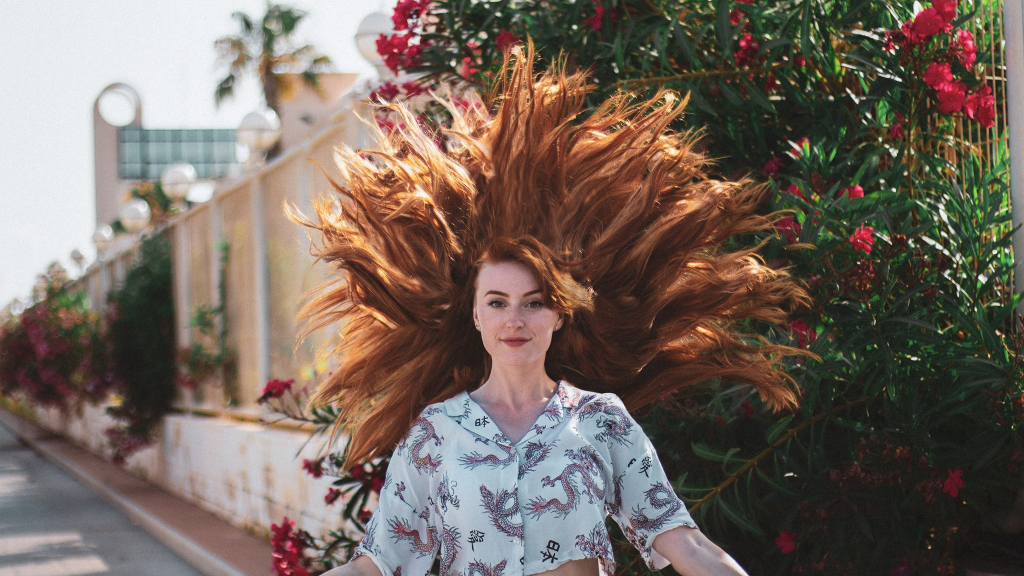
#> input picture TestingEnvironment/TestScripts/QR_testing/basic_examples/no_QR.jpg, 2048 x 1152 px (shown at 1/2 size); its folder holds only this picture in this run; the run also reads 1 picture not shown here
$ python -i image_detection_hamming_distance.py   (imports and definitions only)   (older library calls are emulated)
#> lines starting #> are read from the running program, lines starting #| are printed output that depends on the picture
import numpy as np
import matplotlib.pyplot as plt
import scipy
# from cv2 import imread
# from scipy.misc import imread
# import imresize, imshow

from imageio import imread, imwrite
from skimage.transform import resize

import cv2
import os
import time
from hashlib import md5
import scipy

IMAGE_DIR = 'C:\\Users\\ilieg\\Desktop\\images\\'

# [2 lines not run here, left out]

image_files = os.listdir()
# [6 lines not run here, left out]


# Helper Functions
def filter_images(images):
	image_list = []
	for image in images:
		try:
			print('imread(image).shape = {}'.format(imread(image).shape))
			print('IMAGE: {}'.format(image))
			assert imread(image).shape[2] == 3
			image_list.append(image)
		except  AssertionError as e:
			print('IMAGE: {}\nERROR:\n'.format(image,e))
			pass
	return image_list


#First turn the image into a gray scale image
def img_gray(image):
    image = imread(image)
    return np.average(image, weights=[0.299, 0.587, 0.114], axis=2)


#resize image and flatten
def resize(image, height=30, width=30):
    row_res = cv2.resize(image,(height, width), interpolation = cv2.INTER_AREA).flatten()
    col_res = cv2.resize(image,(height, width), interpolation = cv2.INTER_AREA).flatten('F')
    return row_res, col_res


#gradient direction based on intensity
def intensity_diff(row_res, col_res):
    difference_row = np.diff(row_res)
    difference_col = np.diff(col_res)
    difference_row = difference_row > 0
    difference_col = difference_col > 0
    return np.vstack((difference_row, difference_col)).flatten()
    #return difference_row
    #return np.vstack((difference_row, difference_col)) #str method


def file_hash(array):
    return md5(array).hexdigest()


def difference_score(image, height = 30, width = 30):
    gray = img_gray(image)
    row_res, col_res = resize(gray, height, width)
    difference = intensity_diff(row_res, col_res)

    return difference


def difference_score_dict_hash(image_list):
    ds_dict = {}
    duplicates = []
    hash_ds = []
    for image in image_list:
        ds = difference_score(image)
        hash_ds.append(ds)
        filehash = md5(ds).hexdigest()
        if filehash not in ds_dict:
            ds_dict[filehash] = image
        else:
            duplicates.append((image, ds_dict[filehash]) )

    return  duplicates, ds_dict, hash_ds

#---------------------------------------------------------------


#Now Let's try Hamming distance

def hamming_distance(image, image2):
    score =scipy.spatial.distance.hamming(image, image2)
    return score

#Hamming

def difference_score_dict(image_list):
    ds_dict = {}
    duplicates = []
    for image in image_list:
        ds = difference_score(image)

        if image not in ds_dict:
            ds_dict[image] = ds
        else:
            duplicates.append((image, ds_dict[image]) )

    return  duplicates, ds_dict

# [1 line that did not run here, left out]
# [1 line that did not run here, left out]

# [5 lines not run here, left out]


import itertools
# [19 lines not run here, left out]

# os.remove()  #If we wanted to remove them`

>>> import cv2
>>> picture = cv2.imread('../QR_testing/basic_examples/no_QR.jpg', cv2.IMREAD_GRAYSCALE)
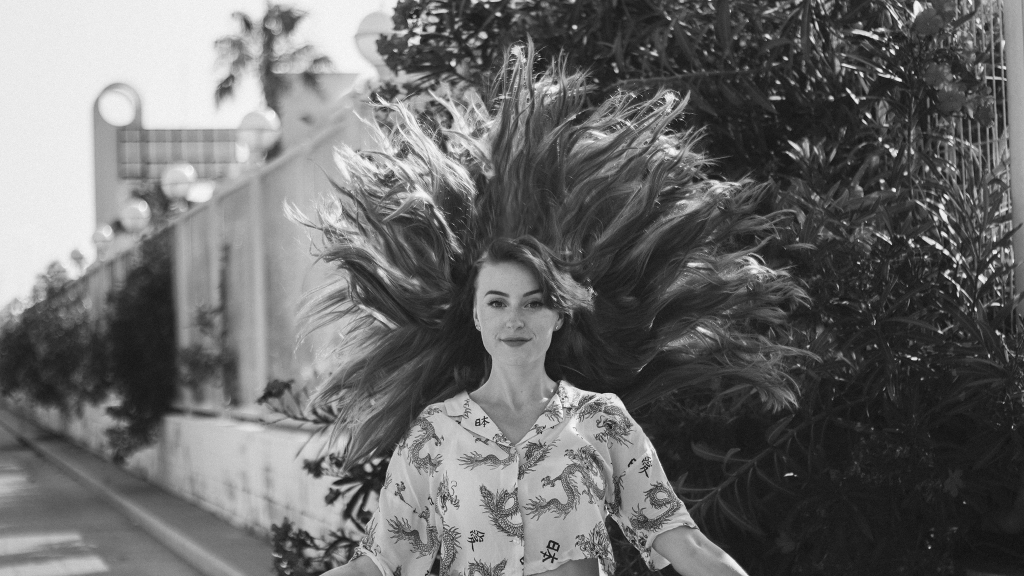
#> picture: shape (1152, 2048) (shown at 1/2 size); min 8, max 255, mean 106.2
>>> result = difference_score(picture)
#> (the run stopped early here; a loop or call above may not have finished)
